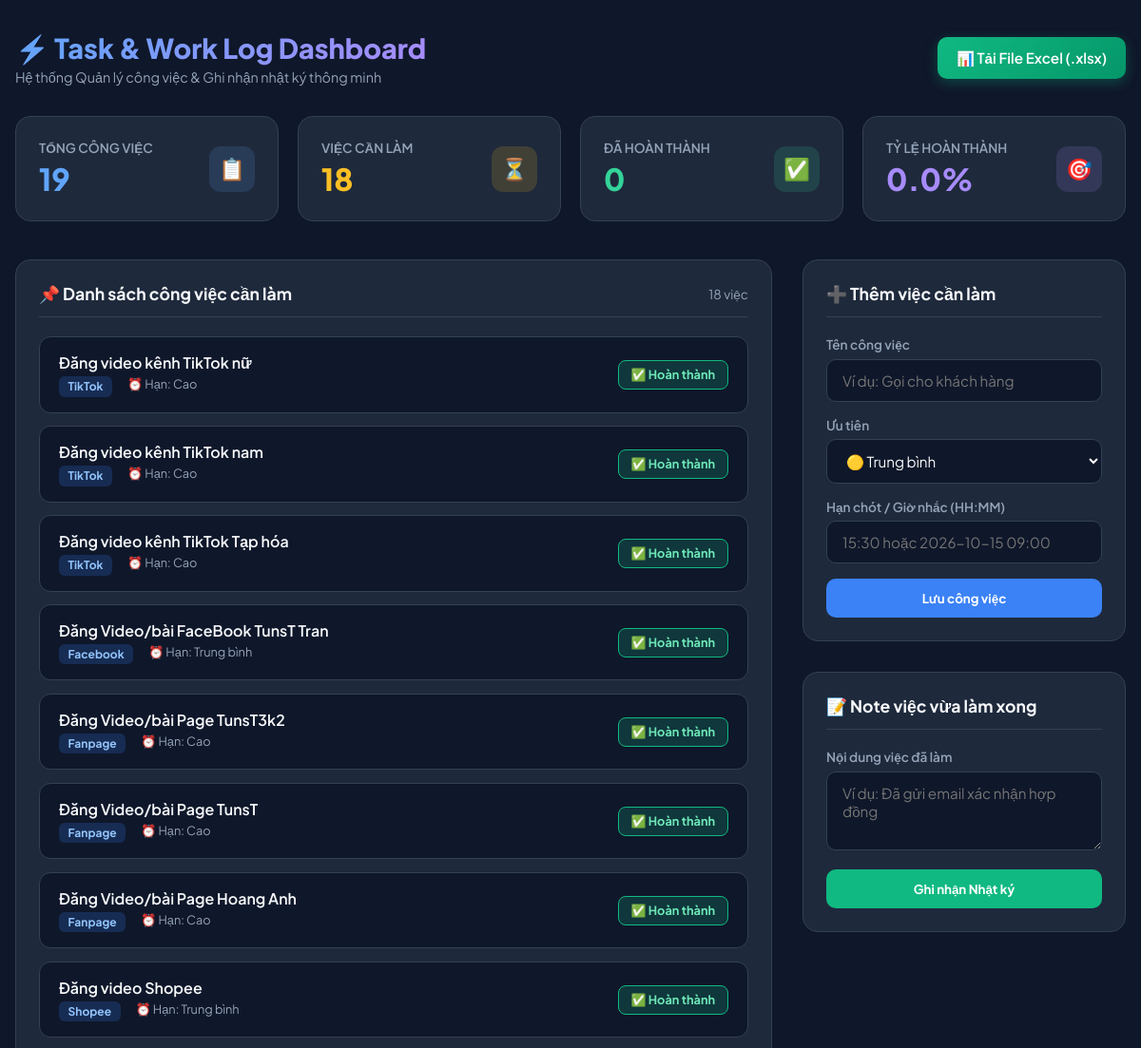
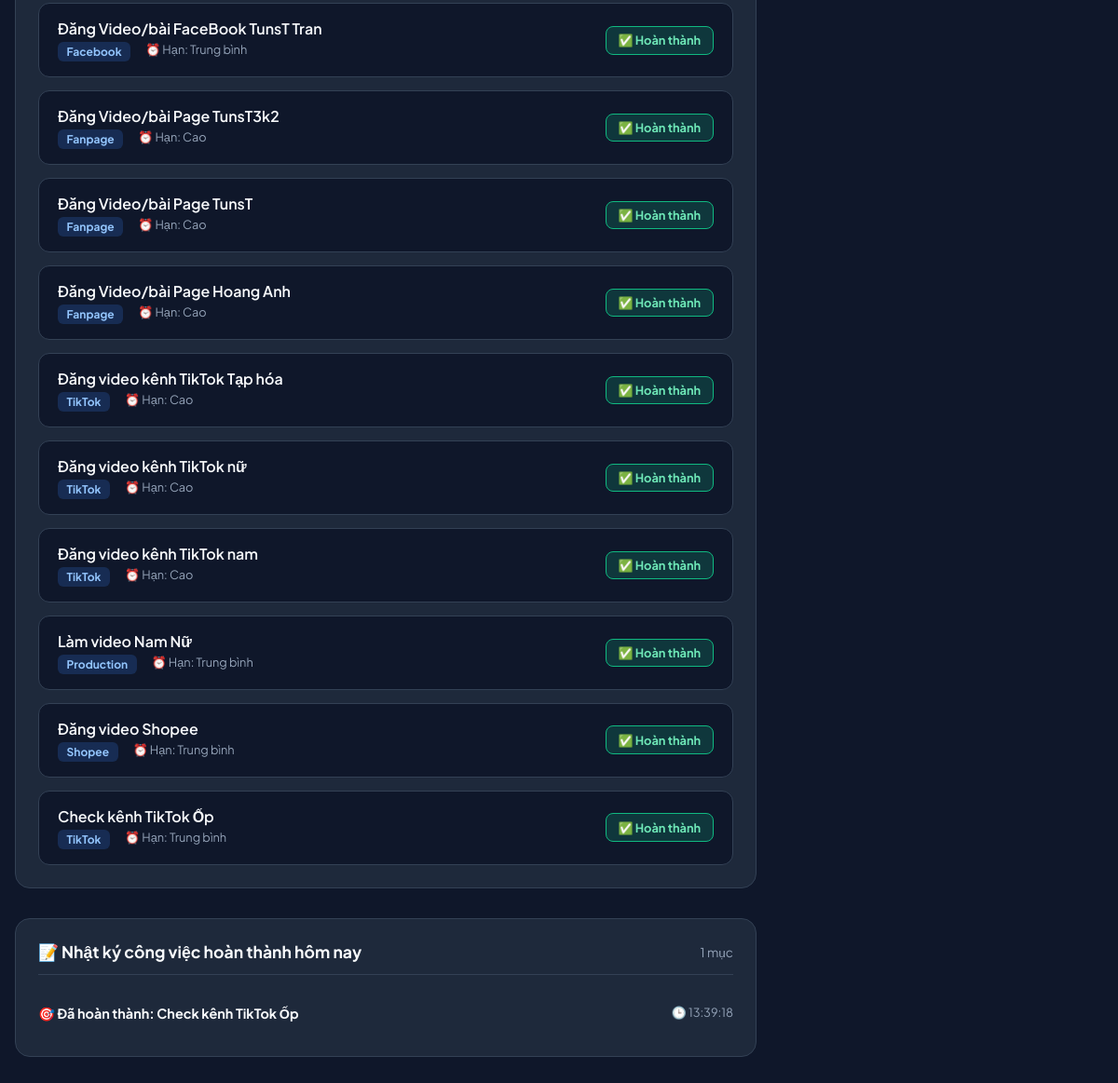
The page / on the database its author committed (2 pictures, top to bottom).
### tables this page shows
CREATE TABLE tasks (
            id INTEGER PRIMARY KEY AUTOINCREMENT,
            title TEXT NOT NULL,
            description TEXT,
            priority TEXT DEFAULT 'Trung bình',
            status TEXT DEFAULT 'Chờ làm',
            due_time TEXT,
            is_recurring INTEGER DEFAULT 0,
            created_at TEXT NOT NULL,
            completed_at TEXT,
            user_id INTEGER
        , category TEXT DEFAULT 'Chung', repeat_type TEXT DEFAULT 'none');

CREATE TABLE work_logs (
            id INTEGER PRIMARY KEY AUTOINCREMENT,
            task_id INTEGER,
            content TEXT NOT NULL,
            log_date TEXT NOT NULL,
            log_time TEXT NOT NULL,
            created_at TEXT NOT NULL,
            user_id INTEGER, category TEXT DEFAULT 'Chung',
            FOREIGN KEY (task_id) REFERENCES tasks (id) ON DELETE SET NULL
        );

### web_dashboard.py (the view)
@app.route('/')
def index():
    tasks = get_pending_tasks()
    today_logs = get_today_work_logs()
    all_tasks = get_all_tasks()
    total_tasks = len(all_tasks)
    completed_tasks = len([t for t in all_tasks if t[4] == 'Hoàn thành'])
    pending_tasks = len(tasks)
    completion_rate = round((completed_tasks / total_tasks * 100), 1) if total_tasks > 0 else 0
    return render_template(
        'index.html',
        tasks=tasks,
        today_logs=today_logs,
        total_tasks=total_tasks,
        completed_tasks=completed_tasks,
        pending_tasks=pending_tasks,
        completion_rate=completion_rate
    )

### database.py (called while the page is built)
def get_now():
    tz = timezone(TIMEZONE)
    return datetime.datetime.now(tz)

def get_pending_tasks(user_id=None, category=None):
    conn = sqlite3.connect(DB_PATH)
    cursor = conn.cursor()
    query = "SELECT id, title, description, category, priority, due_time, created_at, repeat_type FROM tasks WHERE status != 'Hoàn thành' AND status != 'Đã hủy'"
    params = []
    if category and category != 'Tất cả':
        query += " AND category = ?"
        params.append(category)
    query += " ORDER BY due_time ASC, id DESC"
    cursor.execute(query, params)
    rows = cursor.fetchall()
    conn.close()
    return rows

def get_today_work_logs(user_id=None):
    conn = sqlite3.connect(DB_PATH)
    cursor = conn.cursor()
    today_str = get_now().strftime("%Y-%m-%d")
    query = "SELECT id, content, log_time, category FROM work_logs WHERE log_date = ? ORDER BY log_time ASC"
    cursor.execute(query, (today_str,))
    rows = cursor.fetchall()
    conn.close()
    return rows

def get_all_tasks():
    conn = sqlite3.connect(DB_PATH)
    cursor = conn.cursor()
    cursor.execute("SELECT id, title, description, category, priority, status, due_time, created_at, completed_at, repeat_type FROM tasks ORDER BY id DESC")
    rows = cursor.fetchall()
    conn.close()
    return rows

### templates/index.html (shortened to what this page needs)
<!DOCTYPE html>
<html lang="vi">
<head>
</head>
<body>
    <div class="container">
        <header>
            <div class="header-title">
                <h1>⚡ Task & Work Log Dashboard</h1>
                <p>Hệ thống Quản lý công việc & Ghi nhận nhật ký thông minh</p>
            </div>
            <a href="/download-excel" class="btn-excel">
                📊 Tải File Excel (.xlsx)
            </a>
        </header>
        <div class="stats-grid">
            <div class="stat-card">
                <div>
                    <div class="stat-label">TỔNG CÔNG VIỆC</div>
                    <div class="stat-val" style="color: #60A5FA;">{{ total_tasks }}</div>
                </div>
                <div class="icon-box" style="background: rgba(96, 165, 250, 0.15); color: #60A5FA;">📋</div>
            </div>
            <div class="stat-card">
                <div>
                    <div class="stat-label">VIỆC CẦN LÀM</div>
                    <div class="stat-val" style="color: #FBBF24;">{{ pending_tasks }}</div>
                </div>
                <div class="icon-box" style="background: rgba(251, 191, 36, 0.15); color: #FBBF24;">⏳</div>
            </div>
            <div class="stat-card">
                <div>
                    <div class="stat-label">ĐÃ HOÀN THÀNH</div>
                    <div class="stat-val" style="color: #34D399;">{{ completed_tasks }}</div>
                </div>
                <div class="icon-box" style="background: rgba(52, 211, 153, 0.15); color: #34D399;">✅</div>
            </div>
            <div class="stat-card">
                <div>
                    <div class="stat-label">TỶ LỆ HOÀN THÀNH</div>
                    <div class="stat-val" style="color: #A78BFA;">{{ completion_rate }}%</div>
                </div>
                <div class="icon-box" style="background: rgba(167, 139, 250, 0.15); color: #A78BFA;">🎯</div>
            </div>
        </div>
        <div class="content-grid">
            <div>
                <div class="card">
                    <div class="card-header">
                        <div class="card-title">📌 Danh sách công việc cần làm</div>
                        <span style="color: var(--text-muted); font-size: 0.85rem;">{{ tasks|length }} việc</span>
                    </div>
                    <div class="task-list">
                        {% for task in tasks %}
                            <div class="task-item">
                                <div class="task-info">
                                    <h4>{{ task[1] }}</h4>
                                    <div class="task-meta">
                                        <span class="badge {% if task[3]=='Cao' %}badge-cao{% elif task[3]=='Trung bình' %}badge-tb{% else %}badge-thap{% endif %}">
                                            {{ task[3] }}
                                        </span>
                                        <span>⏰ Hạn: {{ task[4] if task[4] else 'Không hẹn giờ' }}</span>
                                    </div>
                                </div>
                                <form action="/api/complete-task/{{ task[0] }}" method="POST">
                                    <button type="submit" class="btn-done">✅ Hoàn thành</button>
                                </form>
                            </div>
                        {% endfor %}
                    </div>
                </div>
                <div class="card">
                    <div class="card-header">
                        <div class="card-title">📝 Nhật ký công việc hoàn thành hôm nay</div>
                        <span style="color: var(--text-muted); font-size: 0.85rem;">{{ today_logs|length }} mục</span>
                    </div>
                    {% for log in today_logs %}
                        <div class="log-item">
                            <div>🎯 <strong>{{ log[1] }}</strong></div>
                            <div class="log-time">🕒 {{ log[2] }}</div>
                        </div>
                    {% endfor %}
                </div>
            </div>
            <div>
                <div class="card">
                    <div class="card-header">
                        <div class="card-title">➕ Thêm việc cần làm</div>
                    </div>
                    <form action="/api/add-task" method="POST">
                        <div class="form-group">
                            <label>Tên công việc</label>
                            <input type="text" name="title" class="form-control" placeholder="Ví dụ: Gọi cho khách hàng" required>
                        </div>
                        <div class="form-group">
                            <label>Ưu tiên</label>
                            <select name="priority" class="form-control">
                                <option value="Trung bình">🟡 Trung bình</option>
                            </select>
                        </div>
                        <div class="form-group">
                            <label>Hạn chót / Giờ nhắc (HH:MM)</label>
                            <input type="text" name="due_time" class="form-control" placeholder="15:30 hoặc 2026-10-15 09:00">
                        </div>
                        <button type="submit" class="btn-submit">Lưu công việc</button>
                    </form>
                </div>
                <div class="card">
                    <div class="card-header">
                        <div class="card-title">📝 Note việc vừa làm xong</div>
                    </div>
                    <form action="/api/log-work" method="POST">
                        <div class="form-group">
                            <label>Nội dung việc đã làm</label>
                            <textarea name="content" class="form-control" rows="3" placeholder="Ví dụ: Đã gửi email xác nhận hợp đồng" required></textarea>
                        </div>
                        <button type="submit" class="btn-submit" style="background: var(--accent-green);">Ghi nhận Nhật ký</button>
                    </form>
                </div>
            </div>
        </div>
    </div>
</body>
</html>

### templates/index.html (style rules this page uses)
:root { --bg-dark: #0F172A; --card-bg: #1E293B; --card-border: #334155; --text-main: #F8FAFC; --text-muted: #94A3B8; --accent-blue: #3B82F6; --accent-green: #10B981; --accent-yellow: #F59E0B; --accent-red: #EF4444; --accent-purple: #8B5CF6; }
* { margin: 0; padding: 0; box-sizing: border-box; font-family: 'Plus Jakarta Sans', sans-serif; }
body { background-color: var(--bg-dark); color: var(--text-main); min-height: 100vh; padding: 2rem 1rem; }
.container { max-width: 1200px; margin: 0 auto; }
header { display: flex; justify-content: space-between; align-items: center; margin-bottom: 2rem; flex-wrap: wrap; gap: 1rem; }
.header-title h1 { font-size: 1.8rem; font-weight: 800; background: linear-gradient(135deg, #60A5FA, #A78BFA); -webkit-background-clip: text; -webkit-text-fill-color: transparent; }
.header-title p { color: var(--text-muted); font-size: 0.9rem; margin-top: 0.2rem; }
.btn-excel { background: linear-gradient(135deg, #10B981, #059669); color: white; padding: 0.75rem 1.25rem; border-radius: 10px; text-decoration: none; font-weight: 600; font-size: 0.95rem; display: inline-flex; align-items: center; gap: 0.5rem; box-shadow: 0 4px 14px rgba(16, 185, 129, 0.3); transition: all 0.2s ease; }
.stats-grid { display: grid; grid-template-columns: repeat(auto-fit, minmax(220px, 1fr)); gap: 1.25rem; margin-bottom: 2.5rem; }
.stat-card { background: var(--card-bg); border: 1px solid var(--card-border); padding: 1.5rem; border-radius: 16px; display: flex; align-items: center; justify-content: space-between; }
.stat-val { font-size: 2rem; font-weight: 800; margin-top: 0.25rem; }
.stat-label { color: var(--text-muted); font-size: 0.85rem; font-weight: 600; }
.icon-box { width: 48px; height: 48px; border-radius: 12px; display: flex; align-items: center; justify-content: center; font-size: 1.4rem; }
.content-grid { display: grid; grid-template-columns: 1fr 340px; gap: 2rem; }
.card { background: var(--card-bg); border: 1px solid var(--card-border); border-radius: 16px; padding: 1.5rem; margin-bottom: 2rem; }
.card-header { display: flex; justify-content: space-between; align-items: center; margin-bottom: 1.25rem; padding-bottom: 0.75rem; border-bottom: 1px solid var(--card-border); }
.card-title { font-size: 1.1rem; font-weight: 700; }
.form-group { margin-bottom: 1rem; }
.form-group label { display: block; font-size: 0.85rem; font-weight: 600; color: var(--text-muted); margin-bottom: 0.4rem; }
.form-control { width: 100%; padding: 0.75rem 1rem; background: #0F172A; border: 1px solid var(--card-border); border-radius: 10px; color: var(--text-main); font-size: 0.95rem; outline: none; transition: border 0.2s; }
.btn-submit { width: 100%; padding: 0.75rem; background: var(--accent-blue); color: white; border: none; border-radius: 10px; font-weight: 700; cursor: pointer; transition: all 0.2s; }
.task-list { display: flex; flex-direction: column; gap: 0.85rem; }
.task-item { background: #0F172A; border: 1px solid var(--card-border); padding: 1rem 1.25rem; border-radius: 12px; display: flex; justify-content: space-between; align-items: center; }
.task-info h4 { font-size: 1rem; font-weight: 600; }
.task-meta { font-size: 0.8rem; color: var(--text-muted); margin-top: 0.25rem; display: flex; gap: 1rem; }
.badge { padding: 0.2rem 0.6rem; border-radius: 6px; font-size: 0.75rem; font-weight: 700; }
.badge-thap { background: rgba(59, 130, 246, 0.2); color: #93C5FD; }
.btn-done { background: rgba(16, 185, 129, 0.2); color: #6EE7B7; border: 1px solid #10B981; padding: 0.4rem 0.8rem; border-radius: 8px; font-size: 0.8rem; font-weight: 700; cursor: pointer; transition: all 0.2s; }
.log-item { padding: 0.75rem 0; border-bottom: 1px solid var(--card-border); display: flex; justify-content: space-between; font-size: 0.9rem; }
.log-item:last-child { border-bottom: none; }
.log-time { color: var(--text-muted); font-size: 0.8rem; }

### rows shown on the page
tasks: title "Đăng video kênh TikTok nữ", category "TikTok", priority "Cao"
tasks: title "Đăng video kênh TikTok nam", category "TikTok", priority "Cao"
tasks: title "Đăng video kênh TikTok Tạp hóa", category "TikTok", priority "Cao"
tasks: title "Đăng Video/bài FaceBook TunsT Tran", category "Facebook", priority "Trung bình"
tasks: title "Đăng Video/bài Page TunsT3k2", category "Fanpage", priority "Cao"
tasks: title "Đăng Video/bài Page TunsT", category "Fanpage", priority "Cao"
tasks: title "Đăng Video/bài Page Hoang Anh", category "Fanpage", priority "Cao"
tasks: title "Đăng video Shopee", category "Shopee", priority "Trung bình"
tasks: title "Đăng Video/bài FaceBook TunsT Tran", category "Facebook", priority "Trung bình"
tasks: title "Đăng Video/bài Page TunsT3k2", category "Fanpage", priority "Cao"
tasks: title "Đăng Video/bài Page TunsT", category "Fanpage", priority "Cao"
tasks: title "Đăng Video/bài Page Hoang Anh", category "Fanpage", priority "Cao"
tasks: title "Đăng video kênh TikTok Tạp hóa", category "TikTok", priority "Cao"
tasks: title "Đăng video kênh TikTok nữ", category "TikTok", priority "Cao"
tasks: title "Đăng video kênh TikTok nam", category "TikTok", priority "Cao"
tasks: title "Làm video Nam Nữ", category "Production", priority "Trung bình"
tasks: title "Đăng video Shopee", category "Shopee", priority "Trung bình"
tasks: title "Check kênh TikTok Ốp", category "TikTok", priority "Trung bình"
work_logs: content "Đã hoàn thành: Check kênh TikTok Ốp", log_time "13:39:18"

### other values the page prints
{{ total_tasks }} "19"
{{ pending_tasks }} "18"
{{ completed_tasks }} "0"
{{ completion_rate }} "0.0"
{{ tasks|length }} "18"
{{ today_logs|length }} "1"
